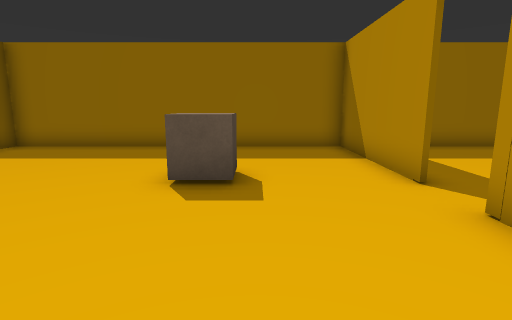
[1] (above)

12 first-person views from a walk through a 3-D level made in the Unity game engine. The camera is 1.4 m above the floor, tilts 10° down and sees 80° across. The floor is counted in squares, 1 m on a side. Each view is taken from the middle of a square. On the plan, view 1 faces up. The plan holds only what a view shows up to about 14 squares ahead; the rest is blank. The player character is not drawn.

[2]
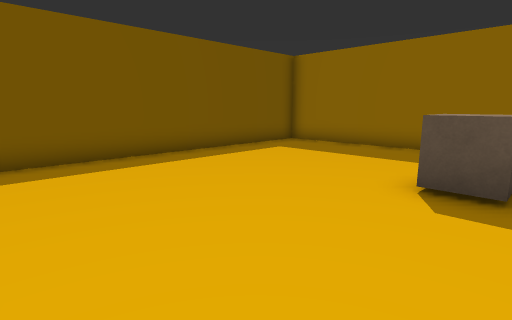

[3]
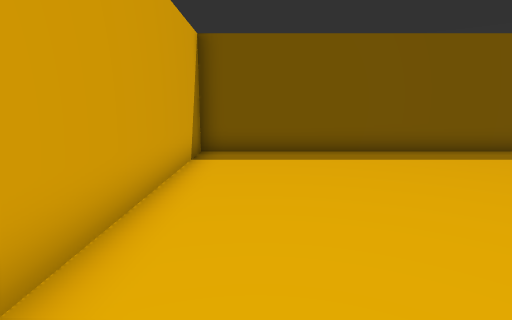

[4]
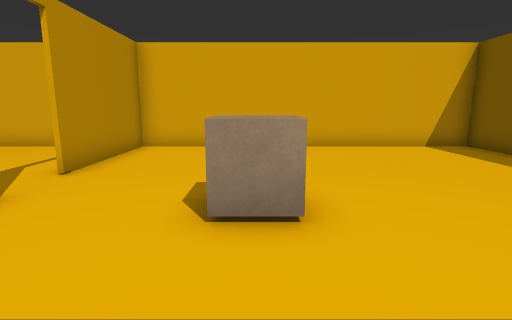

[5]
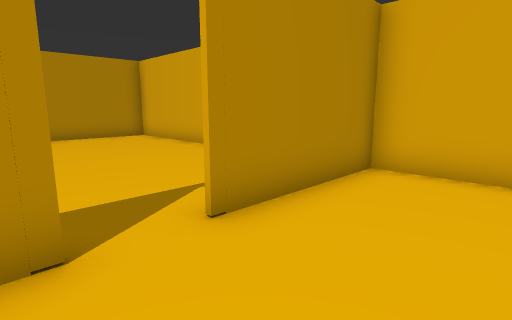

[6]
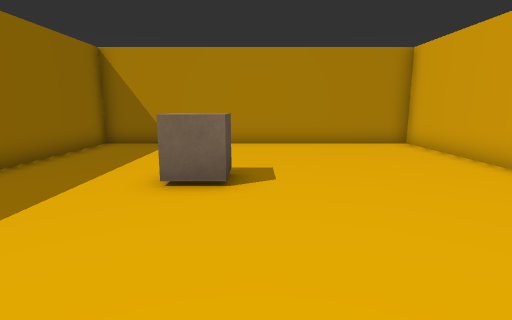

[7]
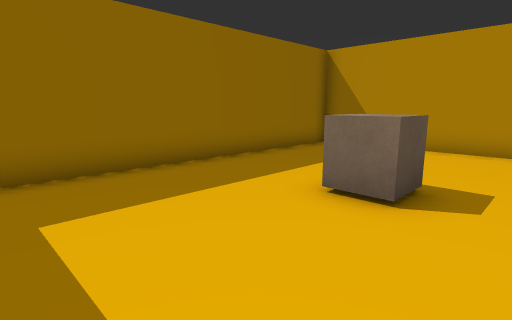

[8]
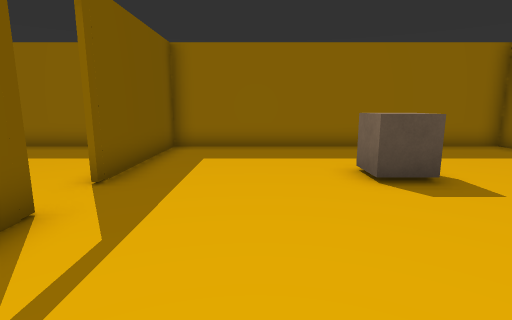

[9]
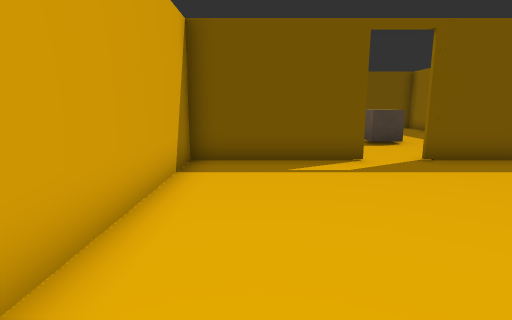

[10]
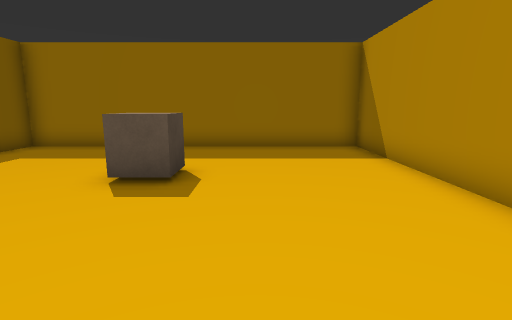

[11]
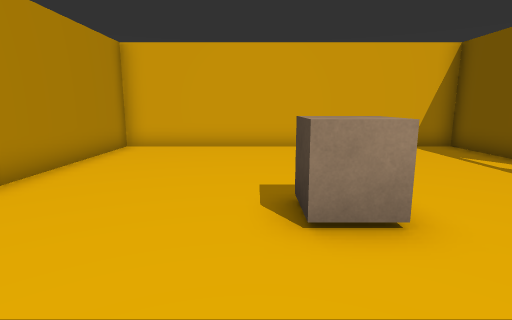

[12]
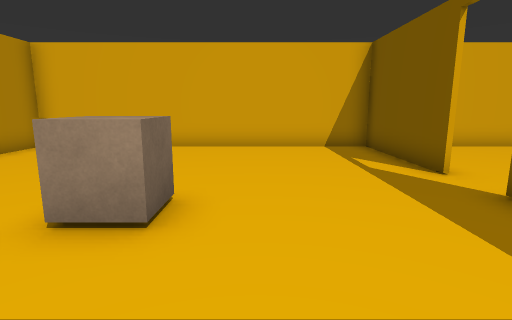

### Floor plan
Points are (right, up) in squares from view 1. A wall is a line through its corners. A room is listed if a view was taken in it or the views show most of it. See-through windows are left out.
Room 1 (views 1, 2, 3, 4, 5)
walls: (3, 5.4) (3, 10.8); (3, -0.7) (3, 3.9); (3.1, 10.7) (-8.4, 10.7) (-8.4, -0.7) (3.1, -0.7)
ways out: opening at (3, 4.5) to room 2
objects: other object (-1, 5) to (-1, 6)
Room 2 (views 6, 7, 8, 9, 10, 11, 12)
walls: (3.1, 3.9) (3.1, -0.7) (14.6, -0.7) (14.6, 10.7) (3.1, 10.7); (3.1, 10.8) (3.1, 5.4)
ways out: opening at (3, 4.5) to room 1
objects: other object (8, 6) to (9, 7)

Positions as (right, up) in squares from view 1, and headings:
1: (0, 0), facing up
2: (0, 0), facing up-left
3: (1, 1), facing left
4: (-1, 10), facing down
5: (0, 6), facing down-right
6: (3, 5), facing right
7: (4, 4), facing up-right
8: (6, 0), facing up
9: (11, 1), facing left
10: (11, 0), facing up
11: (10, 10), facing down
12: (7, 10), facing down
